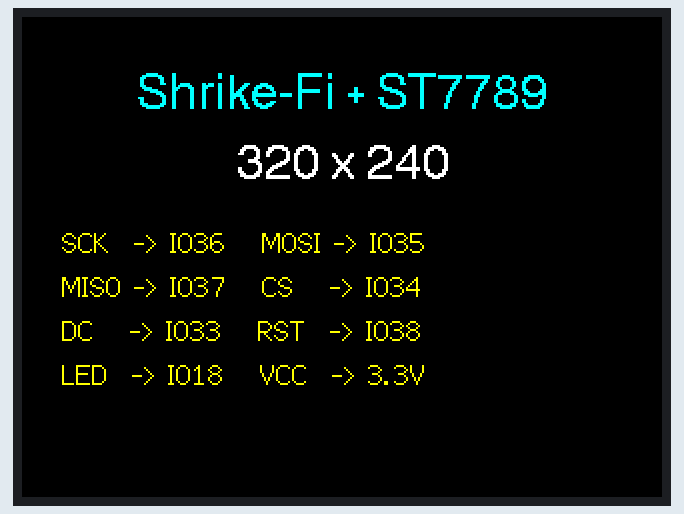
This program was run on a simulated ESP32-S3. On the bench: 320×240 colour display. What the program prints to the serial monitor is not drawn.

Above: at 2.7 s.
At 5.39 s:
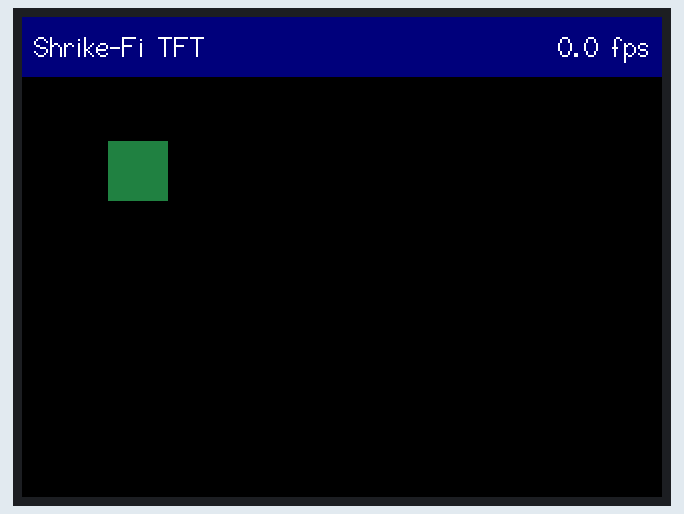
At 9.67 s:
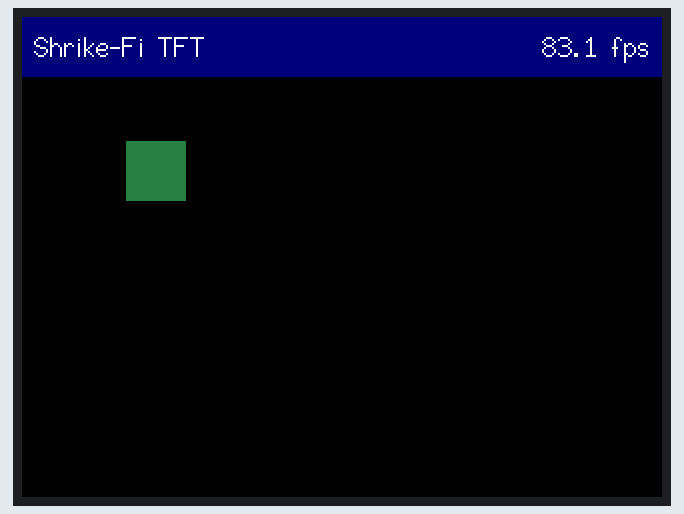
At 13.95 s:
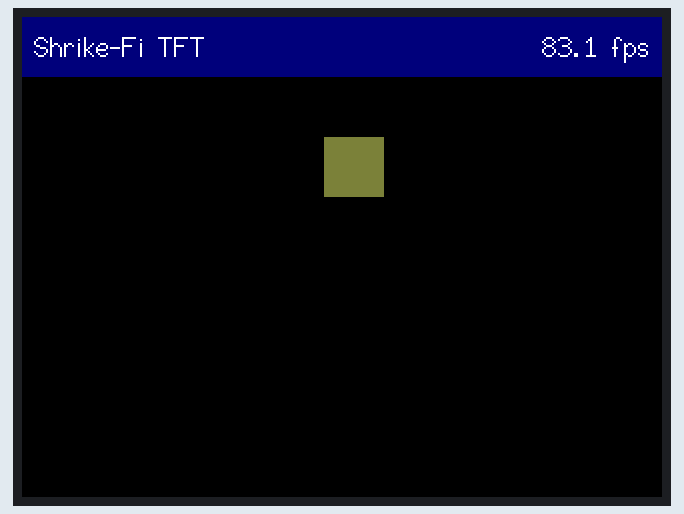
At 22.22 s:
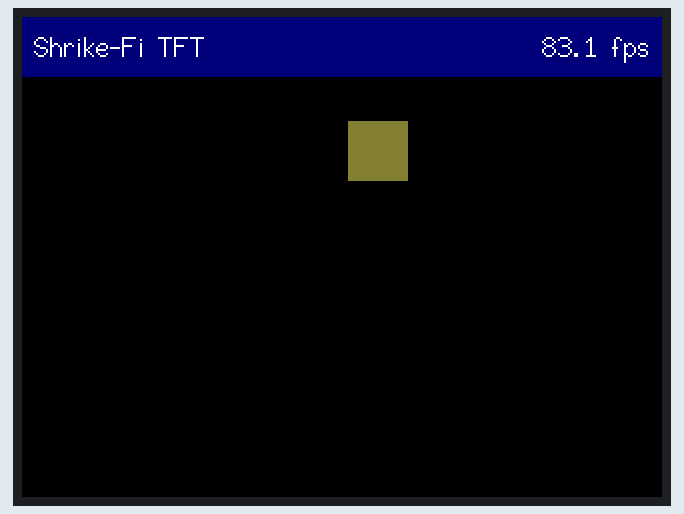
At 39.33 s:
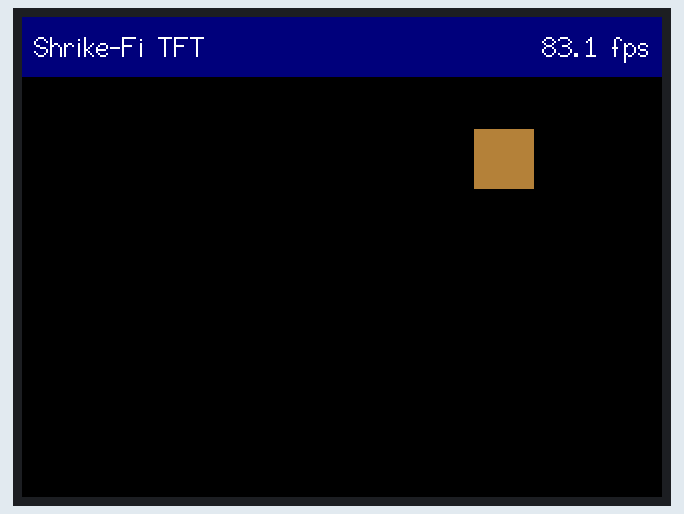

The program:

main.cpp
```cpp
// ShrikeTFT
// Driving a 2.4" ST7789 (240x320) SPI display from the ESP32-S3 on a
// Vicharak Shrike-Fi board. Pins and driver settings are in platformio.ini.
//
// On boot it runs a quick colour test, shows a splash screen with the
// wiring, and then bounces a box around with an FPS counter on top.

#include <Arduino.h>
#include <TFT_eSPI.h>

TFT_eSPI tft;

const int BAR_HEIGHT = 30;   // status bar at the top
const int BOX_SIZE   = 30;

int boxX = 40, boxY = 60;
int speedX = 3, speedY = 2;

unsigned long frameCount = 0;
unsigned long lastFpsTime = 0;

// Fill the screen with a few solid colours. If these come out wrong,
// check TFT_INVERSION_* and TFT_RGB_ORDER in platformio.ini.
void colourTest() {
  struct { uint16_t colour; const char *name; } steps[] = {
    {TFT_RED, "red"}, {TFT_GREEN, "green"}, {TFT_BLUE, "blue"},
    {TFT_WHITE, "white"}, {TFT_BLACK, "black"},
  };

  for (auto &step : steps) {
    Serial.printf("colour test: %s\n", step.name);
    tft.fillScreen(step.colour);
    delay(300);
  }
}

void showSplash() {
  int centreX = tft.width() / 2;

  tft.fillScreen(TFT_BLACK);
  tft.setTextDatum(MC_DATUM);

  tft.setTextColor(TFT_CYAN, TFT_BLACK);
  tft.drawString("Shrike-Fi + ST7789", centreX, 40, 4);

  tft.setTextColor(TFT_WHITE, TFT_BLACK);
  tft.drawString(String(tft.width()) + " x " + String(tft.height()), centreX, 75, 4);

  tft.setTextDatum(TL_DATUM);
  tft.setTextColor(TFT_YELLOW, TFT_BLACK);
  tft.drawString("SCK  -> IO36   MOSI -> IO35", 20, 105, 2);
  tft.drawString("MISO -> IO37   CS   -> IO34", 20, 127, 2);
  tft.drawString("DC   -> IO33   RST  -> IO38", 20, 149, 2);
  tft.drawString("LED  -> IO18   VCC  -> 3.3V", 20, 171, 2);

  delay(2500);
}

void drawStatusBar(float fps) {
  tft.fillRect(0, 0, tft.width(), BAR_HEIGHT, TFT_NAVY);
  tft.setTextColor(TFT_WHITE, TFT_NAVY);

  tft.setTextDatum(ML_DATUM);
  tft.drawString("Shrike-Fi TFT", 6, BAR_HEIGHT / 2, 2);

  tft.setTextDatum(MR_DATUM);
  tft.drawString(String(fps, 1) + " fps", tft.width() - 6, BAR_HEIGHT / 2, 2);
}

void moveBox() {
  // Rub out the old box, move it, bounce off the edges
  tft.fillRect(boxX, boxY, BOX_SIZE, BOX_SIZE, TFT_BLACK);

  boxX += speedX;
  boxY += speedY;

  if (boxX <= 0 || boxX + BOX_SIZE >= tft.width()) {
    speedX = -speedX;
    boxX += speedX;
  }
  if (boxY <= BAR_HEIGHT || boxY + BOX_SIZE >= tft.height()) {
    speedY = -speedY;
    boxY += speedY;
  }

  // Colour shifts with position, just so it's nicer to look at
  uint16_t colour = tft.color565(boxX * 255 / tft.width(), 128, boxY * 255 / tft.height());
  tft.fillRect(boxX, boxY, BOX_SIZE, BOX_SIZE, colour);
}

void setup() {
  Serial.begin(115200);
  delay(500);
  Serial.println("\nShrikeTFT starting");

  tft.init();           // also switches the backlight on
  tft.setRotation(1);   // landscape, 320x240
  Serial.printf("display ready: %d x %d\n", tft.width(), tft.height());

  colourTest();
  showSplash();

  tft.fillScreen(TFT_BLACK);
  drawStatusBar(0);
  lastFpsTime = millis();
}

void loop() {
  moveBox();
  frameCount++;

  // Update the FPS reading once a second
  unsigned long now = millis();
  if (now - lastFpsTime >= 1000) {
    float fps = frameCount * 1000.0f / (now - lastFpsTime);
    drawStatusBar(fps);
    Serial.printf("%.1f fps\n", fps);

    frameCount = 0;
    lastFpsTime = now;
  }

  delay(10);
}
```

Measured:
- what the display in image 0 shows lasts 2.6 s, from 2.6 s to 5.2 s
